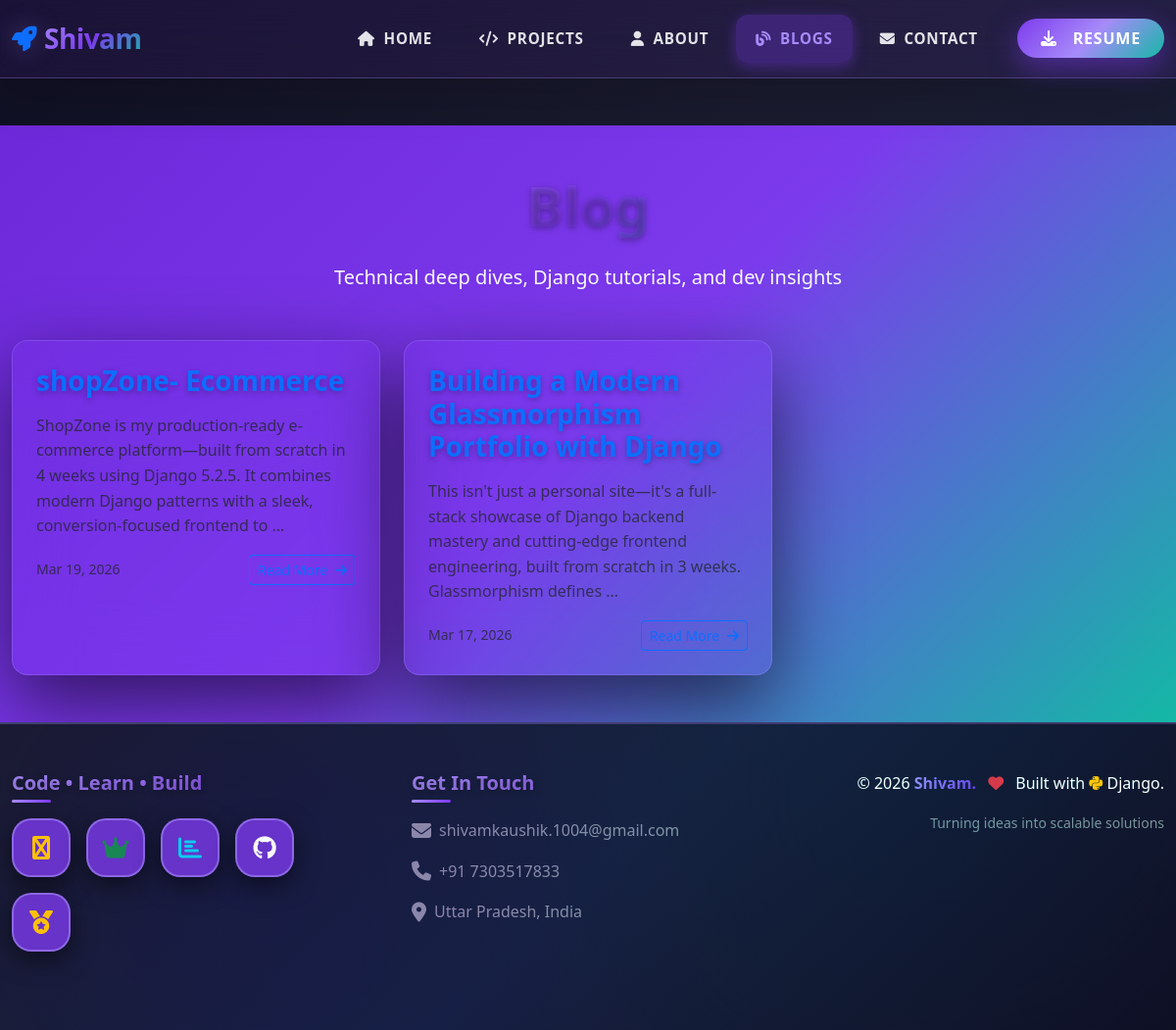
The app's page /blogs/ with its own data.
### apps/blogs/models.py (models this page shows, shortened)
class Blog(models.Model):
    title = models.CharField(max_length=200)
    slug = models.SlugField(unique=True, blank=True)
    content = models.TextField()
    excerpt = models.CharField(max_length=200, blank=True, help_text="Short description for list view")
    author = models.ForeignKey(User, on_delete=models.CASCADE, null=True, blank=True)
    category = models.ForeignKey(Category, on_delete=models.SET_NULL, null=True, blank=True)
    created_at = models.DateTimeField(auto_now_add=True)
    updated_at = models.DateTimeField(auto_now=True)
    is_published = models.BooleanField(default=True)
    class Meta:
        ordering = ["-created_at"]
        indexes = [
            models.Index(fields=['-created_at']),
            models.Index(fields=['slug']),
        ]

### apps/blogs/views.py (the view)
# urls.py: path('', views.BlogListView.as_view(), name='blog_list'),
class BlogListView(ListView):
    model = Blog
    paginate_by = 5
    template_name = "blogs/blog_list.html"

### apps/blogs/templates/blogs/blog_list.html (shortened to what this page needs)
{% extends "base.html" %}
{% block content %}
<section class="py-5 bg-gradient-primary">
  <div class="container">
    <div class="text-center mb-5">
      <h1 class="display-4 fw-bold gradient-text mb-4">Blog</h1>
      <p class="lead text-light">Technical deep dives, Django tutorials, and dev insights</p>
    </div>
    <div class="row g-4">
      {% for post in object_list %}
      <div class="col-lg-6 col-xl-4">
        <div class="glassmorphism h-100 p-4 rounded-4 hover-lift">
          <h3 class="fw-bold mb-3">
            <a href="{% url 'blogs:blog_detail' post.slug %}" class="text-decoration-none hover-primary">
              {{ post.title }}
            </a>
          </h3>
          <p class="text-muted mb-3">{{ post.content|truncatewords:25 }}</p>
          <div class="d-flex justify-content-between align-items-center">
            <small class="text-muted">{{ post.created_at|date:"M d, Y" }}</small>
            <a href="{% url 'blogs:blog_detail' post.slug %}" class="btn btn-sm btn-outline-primary">
              Read More <i class="fas fa-arrow-right ms-1"></i>
            </a>
          </div>
        </div>
      </div>
      {% endfor %}
    </div>
  </div>
</section>
{% endblock %}

### static/css/style.css (style rules this page uses)
*, *::before, *::after { box-sizing: border-box; margin: 0; padding: 0; }
:root { --primary: #7C3AED; --primary-light: #A78BFA; --accent: #14B8A6; --dark: #6D28D9; --glass-bg: rgba(124, 58, 237, 0.12); --glass-border: rgba(167, 139, 250, 0.3); --shadow: 0 20px 40px rgba(0, 0, 0, 0.3); --shadow-glow: 0 0 20px rgba(124, 58, 237, 0.4); --transition: transform .3s cubic-bezier(0.4,0,0.2,1),box-shadow .3s cubic-bezier(0.4,0,0.2,1),background .3s cubic-bezier(0.4,0,0.2,1),color .3s cubic-bezier(0.4,0,0.2,1); --radius: 20px; --text-primary: #f8fafc; --text-secondary: rgba(248, 250, 252, 0.9); --text-muted: rgba(248, 250, 252, 0.6); --secondary: #14B8A6; --darker: #0f172a; --shadow-dark: 0 30px 80px rgba(0,0,0,0.6); --spacing: 20px; --shadow-primary: 0 20px 45px rgba(124,58,237,0.7); }
html { line-height: 1.15; -webkit-text-size-adjust: 100%; }
html, body { overflow-x: hidden; height: 100%; background: linear-gradient(135deg, #0f0f23 0%, #1a1b2e 40%, #16213e 100%); font-family: system-ui, -apple-system, sans-serif; color: var(--text-primary); }
body { display: flex; flex-direction: column; padding-top: 80px; line-height: 1.6; }
.glassmorphism { background: rgba(124, 58, 237, 0.15); backdrop-filter: blur(30px); border: 1px solid var(--glass-border); box-shadow: var(--shadow-dark); transition: var(--transition); position: relative; overflow: hidden; border-radius: var(--radius); color: var(--text-primary); --shine-progress: 0%; }
.gradient-text { background: linear-gradient(135deg,#C4B5FD 0%,var(--primary) 50%,var(--accent) 100%); -webkit-background-clip: text; -webkit-text-fill-color: transparent; background-clip: text; }
.bg-gradient-primary { background: linear-gradient( 135deg, var(--dark) 0%, var(--primary) 50%, var(--accent) 100% ); position: relative; overflow: hidden; }
.hover-lift { transition: all 0.3s cubic-bezier(0.4, 0, 0.2, 1); }
.text-center { text-align: center; }
.mb-3 { margin-bottom: 1.5rem; }
.mb-4 { margin-bottom: 2rem; }
.mb-5 { margin-bottom: 3rem; }
h1,h2,h3,h4,h5,h6 { text-shadow:0 2px 6px rgba(0,0,0,.3); }
.glassmorphism::before { content: ''; position: absolute; top: 0; left: 0; width: var(--shine-progress, 0%); height: 4px; background: linear-gradient(90deg, var(--primary-light), var(--accent)); transition: width 0.6s ease; right: 0; transform: scaleX(0); }
.glassmorphism::after { left: 0; transform: scaleX(0); transition: transform 0.4s ease; content: ''; position: absolute; top: 0; right: 0; width: var(--scroll-progress); height: 4px; background: linear-gradient(90deg, var(--accent), var(--primary)); }
.container, .container-fluid { width: 100%; max-width: 100%; overflow-x: clip; }
section, div, .row, .col, [class*="col-"] { min-width: 0; }
h1, h2, h3, h4, h5, h6, p, a, span, li { word-wrap: break-word; overflow-wrap: break-word; }

### records on screen
Blog: title "shopZone- Ecommerce", content "ShopZone is my production-ready e-commerce platform—built from scratch in 4 weeks using Django 5.2.5. It combines modern Django patterns with a sleek, conversion-focused frontend to …", created_at "Mar 19, 2026"
Blog: title "Building a Modern Glassmorphism Portfolio with Django", content "This isn't just a personal site—it's a full-stack showcase of Django backend mastery and cutting-edge frontend engineering, built from scratch in 3 weeks. Glassmorphism defines …", created_at "Mar 17, 2026"
